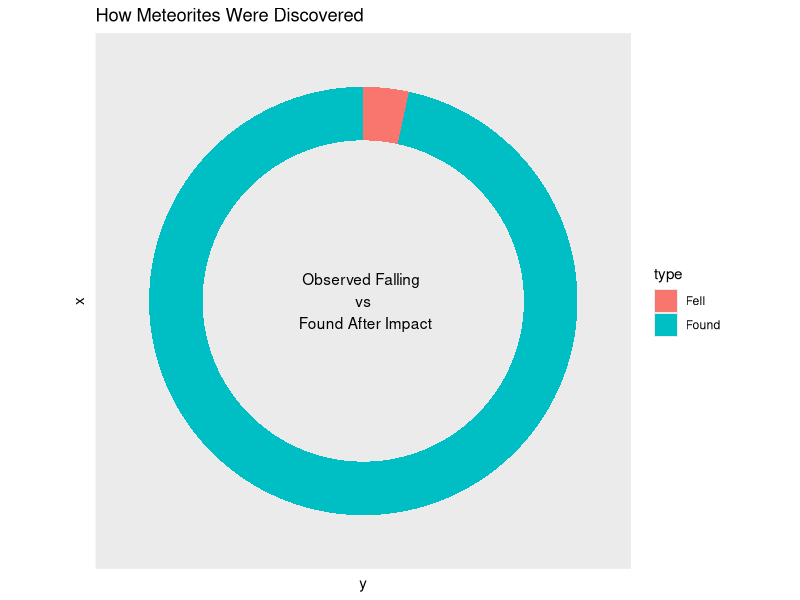
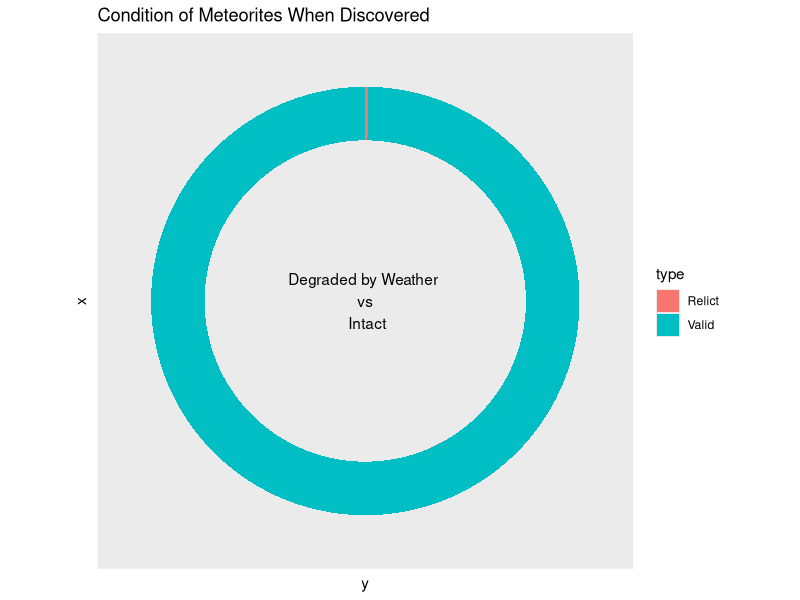

These figures' R source, in order:
#required libraries
library(dplyr)
library(ggplot2)

dataset <- read.csv("./data/meteorite-landings.csv", stringsAsFactors = FALSE)

meteor.data <- dataset %>%
  filter(year>=860 & year<=2016) %>% # filter out weird years
  filter(reclong<=180 & reclong>=-180 & (reclat!=0 | reclong!=0)) # filter out weird locations 

#-----------------------------------------------#

found.or.fell <- meteor.data %>% 
                  select(fall) %>% 
                  group_by(fall) %>% 
                  summarize(count = n())

colnames(found.or.fell) <- c("type", "count")

found.or.fell$fraction <- found.or.fell$count / sum(found.or.fell$count)
found.or.fell <- found.or.fell[order(found.or.fell$fraction), ]
found.or.fell$ymax <- cumsum(found.or.fell$fraction)
found.or.fell$ymin <- c(0, head(found.or.fell$ymax, n=-1))

ring.chart.fall <- ggplot(found.or.fell, aes(fill=type, ymax=ymax, ymin=ymin, xmax=4, xmin=3)) +
     geom_rect() +
     coord_polar(theta="y") +
     xlim(c(0, 4)) +
     theme(panel.grid=element_blank()) +
     theme(axis.text=element_blank()) +
     theme(axis.ticks=element_blank()) +
     annotate("text", x = 0, y = 0, label = "Observed Falling \n vs \n Found After Impact") +
     labs(title="How Meteorites Were Discovered")

#-----------------------------------------------#

meteor.type <- meteor.data %>% 
                select(nametype) %>% 
                group_by(nametype) %>% 
                summarize(count = n())

colnames(meteor.type) <- c("type", "count")

meteor.type$fraction <- meteor.type$count / sum(meteor.type$count)
meteor.type <- meteor.type[order(meteor.type$fraction), ]
meteor.type$ymax <- cumsum(meteor.type$fraction)
meteor.type$ymin <- c(0, head(meteor.type$ymax, n=-1))

ring.chart.type <- ggplot(meteor.type, aes(fill=type, ymax=ymax, ymin=ymin, xmax=4, xmin=3)) +
  geom_rect() +
  coord_polar(theta="y") +
  xlim(c(0, 4)) +
  theme(panel.grid=element_blank()) +
  theme(axis.text=element_blank()) +
  theme(axis.ticks=element_blank()) +
  annotate("text", x = 0, y = 0, label = "Degraded by Weather \n vs \n Intact") +
  labs(title="Condition of Meteorites When Discovered")
